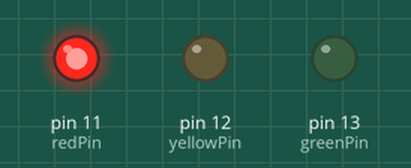
Recording of a sketch running on a simulated Arduino Uno, built with avr-gcc and run on an emulated ATmega328P. Shown: output pins drawn as LEDs (lit = HIGH).

Above: at 1.5 s.
At 3.5 s:
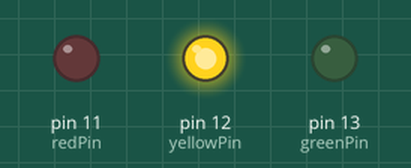
At 6.5 s:
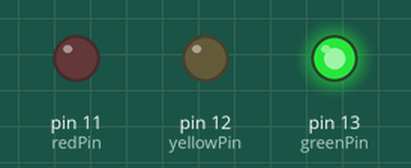
Timing chart, 0 to 13.0 s (numbered marks = the images above):
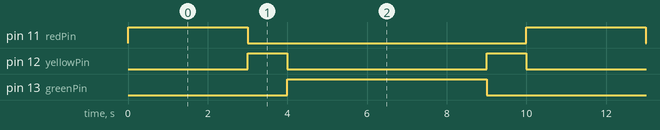

The sketch:

Traffic_Lights.ino
```cpp
// C++ code
//
const int redPin = 11;
const int yellowPin = 12;
const int greenPin = 13;


void setup() {
  pinMode(redPin, OUTPUT);
  pinMode(yellowPin, OUTPUT);
  pinMode(greenPin, OUTPUT);
}


void loop() {
  digitalWrite(redPin, HIGH);     // Turn on red LED
  delay(3000);                    // Wait for 3 seconds
  digitalWrite(redPin, LOW);      // Turn off red LED
  digitalWrite(yellowPin, HIGH);  // Turn on yellow LED
  delay(1000);                    // Wait for 1 second
  digitalWrite(yellowPin, LOW);   // Turn off yellow LED
  digitalWrite(greenPin, HIGH);   // Turn on green LED
  delay(5000);                    // Wait for 5 seconds
  digitalWrite(greenPin, LOW);    // Turn off green LED
  digitalWrite(yellowPin, HIGH);    // Turn on yellow LED
  delay(1000);
  digitalWrite(yellowPin, LOW);
}
```

Measured:
- by itself, pin 11 (redPin): alternates HIGH for 3.0 s and LOW for 7.0 s
- by itself, pin 12 (yellowPin): repeats every 10.0 s: LOW 5.0 s, HIGH 1.0 s, LOW 3.0 s, HIGH 1.0 s
- by itself, pin 13 (greenPin): alternates HIGH for 5.0 s and LOW for 5.0 s
